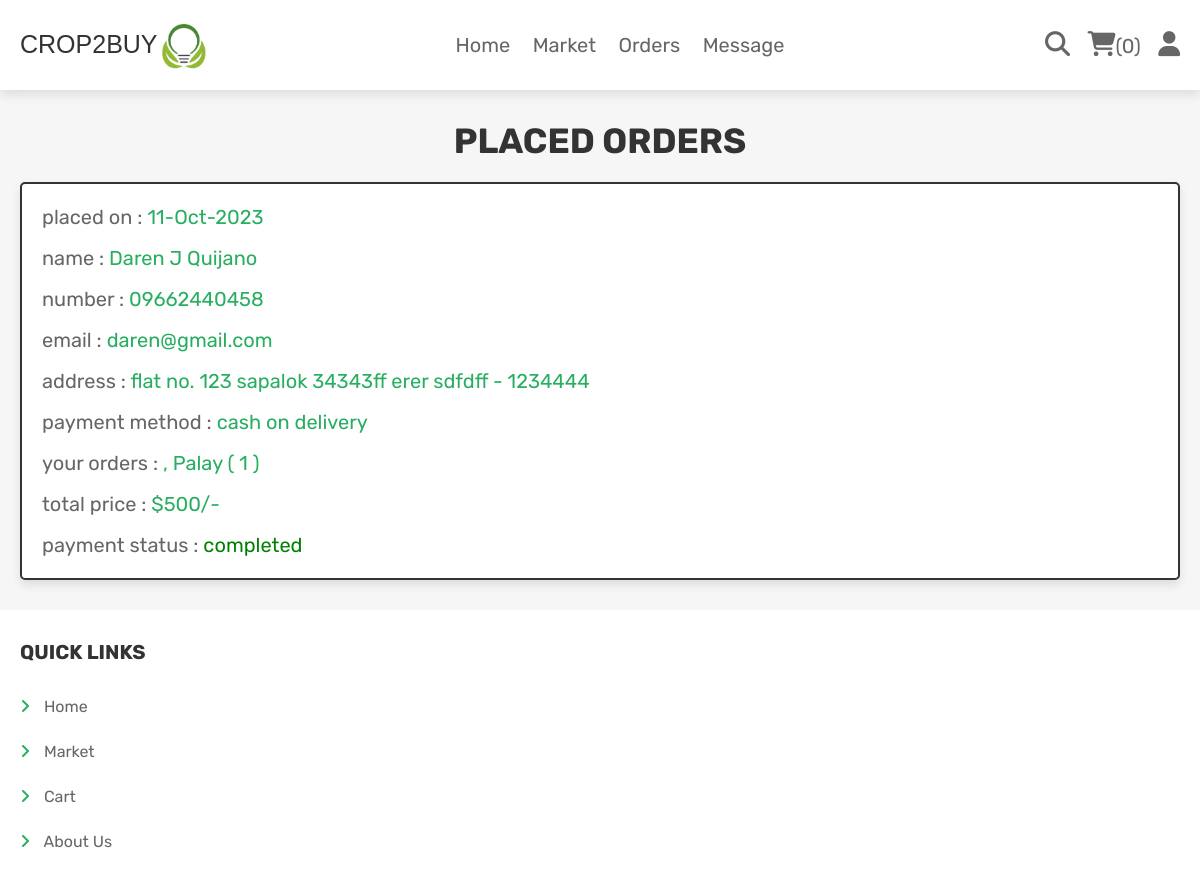
Page /orders.php (signed in) on the committed database.
### tables this page shows
CREATE TABLE `orders` (
  `id` int(100) NOT NULL,
  `user_id` int(100) NOT NULL,
  `name` varchar(100) NOT NULL,
  `number` varchar(12) NOT NULL,
  `email` varchar(100) NOT NULL,
  `method` varchar(50) NOT NULL,
  `address` varchar(500) NOT NULL,
  `total_products` varchar(1000) NOT NULL,
  `total_price` int(100) NOT NULL,
  `placed_on` varchar(50) NOT NULL,
  `payment_status` varchar(20) NOT NULL DEFAULT 'pending'
);

### orders.php (the view, shortened to what this page needs)
<?php
@include 'config.php';
$user_id = $_SESSION['user_id'];
?>
<!DOCTYPE html>
<html lang="en">
<head>
   <link rel="stylesheet" href="https://cdnjs.cloudflare.com/ajax/libs/font-awesome/6.1.1/css/all.min.css">
   <link rel="stylesheet" href="css/style.css">
</head>
<body>
<?php include 'header.php'; ?>
<section class="placed-orders">
   <h1 class="title">placed orders</h1>
   <div class="box-container">
   <?php
      $select_orders = $conn->prepare("SELECT * FROM `orders` WHERE user_id = ?");
      $select_orders->execute([$user_id]);
      if($select_orders->rowCount() > 0){
         while($fetch_orders = $select_orders->fetch(PDO::FETCH_ASSOC)){
   ?>
   <div class="box">
      <p> placed on : <span><?= $fetch_orders['placed_on']; ?></span> </p>
      <p> name : <span><?= $fetch_orders['name']; ?></span> </p>
      <p> number : <span><?= $fetch_orders['number']; ?></span> </p>
      <p> email : <span><?= $fetch_orders['email']; ?></span> </p>
      <p> address : <span><?= $fetch_orders['address']; ?></span> </p>
      <p> payment method : <span><?= $fetch_orders['method']; ?></span> </p>
      <p> your orders : <span><?= $fetch_orders['total_products']; ?></span> </p>
      <p> total price : <span>$<?= $fetch_orders['total_price']; ?>/-</span> </p>
      <p> payment status : <span style="color:<?php if($fetch_orders['payment_status'] == 'pending'){ echo 'red'; }else{ echo 'green'; }; ?>"><?= $fetch_orders['payment_status']; ?></span> </p>
   </div>
   <?php
      }
   }else{
      echo '<p class="empty">no orders placed yet!</p>';
   }
   ?>
   </div>
</section>
<?php include 'footer.php'; ?>
</body>
</html>

### css/style.css (style rules this page uses)
.placed-orders .box-container { display: flex; flex-wrap: wrap; gap:1.5rem; align-items: flex-start; }
.placed-orders .box-container .box { padding:1rem 2rem; flex:1 1 40rem; border:var(--border); background-color: var(--white); box-shadow: var(--box-shadow); border-radius: .5rem; }
.placed-orders .box-container .box p { margin:.5rem 0; line-height: 1.8; font-size: 2rem; color:var(--light-color); }
.placed-orders .box-container .box p span { color:var(--green); }

### css/components.css (style rules this page uses)
:root { --green:#27ae60; --orange:#f39c12; --red:#e74c3c; --black:#333; --light-color:#666; --white:#fff; --light-bg:#f6f6f6; --border:.2rem solid var(--black); --box-shadow:0 .5rem 1rem rgba(0,0,0,.1); }
* { font-family: 'Rubik', sans-serif; margin:0; padding:0; box-sizing: border-box; outline: none; border:none; text-decoration: none; color:var(--black); }
body { background-color: var(--light-bg); }
html { font-size: 62.5%; overflow-x: hidden; scroll-behavior: smooth; scroll-padding-top: 6.5rem; }
section { padding:3rem 2rem; max-width: 1200px; margin:0 auto; }
.title { text-align: center; margin-bottom: 2rem; text-transform: uppercase; color:var(--black); font-size: 3.5rem; }

### rows in the picture
orders: placed_on "11-Oct-2023", name "Daren J Quijano", number "09662440458", email "daren@gmail.com", address "flat no. 123 sapalok 34343ff erer sdfdff - 1234444", method "cash on delivery", total_products ", Palay ( 1 )", total_price "500", payment_status "completed"

### other values in the picture
$count_cart_items->rowCount() "0"
